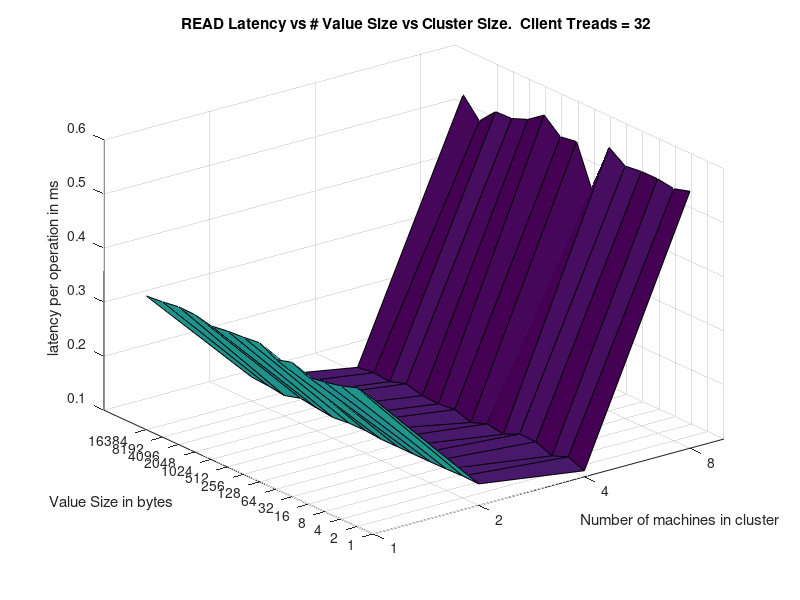

This figure's MATLAB source:
x = dlmread('clus_valsize_read_lat.csv', ',')
clusters = [1,2,4,8]
clusters = clusters'
threads = [1,2,4,8,16,32,64,128,256,512,1024,2048,4096,8192,16384]
threads = threads'

z = x(:,3)
z = reshape(z, 15, 4)

surf(clusters, threads, z)
set(gca, 'Xscale', 'log')
set(gca, 'Yscale', 'log')
set(gca, 'Zscale', 'linear')

set(gca, 'Xtick', clusters')
set(gca, 'Xticklabel', clusters')
xlabel('Number of machines in cluster')

set(gca, 'Ytick', threads')
set(gca, 'Yticklabel', threads')
ylabel('Value Size in bytes')

lat = [0,.10,.20,.30,.40,.50,.60,.70,.80,.90,1.00,1.10,1.20,1.30,1.40,1.50,1.60]
set(gca, 'Ztick', lat)
set(gca, 'Zticklabel', lat)
zlabel('latency per operation in ms')
title(' READ Latency vs # Value Size vs Cluster Size.  Client Treads = 32')

print -dpng clussize_valsize_read_lat.png
